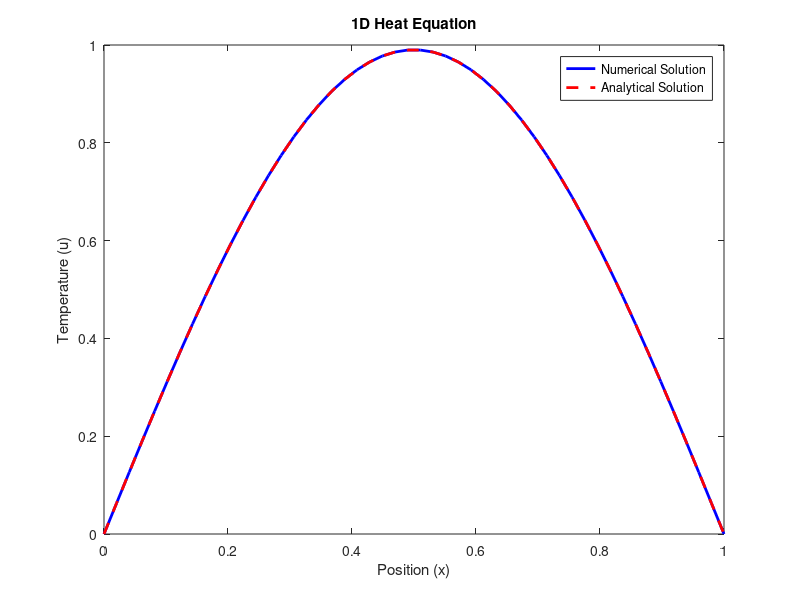

This chart was generated by the following MATLAB code:
% 1D Heat Equation Solver (Explicit Finite Difference Method)
L = 1; 
T = 0.1; 
alpha = 0.01; 
Nx = 50; 
Nt = 500; 
dx = L / (Nx - 1); 
dt = T / Nt; 
x = linspace(0, L, Nx);

u = sin(pi * x);
u_new = u; 
analytical_solution = @(x, t) exp(-pi^2 * alpha * t) * sin(pi * x);

for n = 1:Nt
    for i = 2:Nx-1
        u_new(i) = u(i) + alpha * dt / dx^2 * (u(i+1) - 2*u(i) + u(i-1));
    end
    u = u_new; 
    u(1) = 0; 
    u(end) = 0;
end

figure;
plot(x, u, 'b', 'LineWidth', 2); 
hold on; 
plot(x, analytical_solution(x, T), 'r--', 'LineWidth', 2); 
title('1D Heat Equation'); 
xlabel('Position (x)'); 
ylabel('Temperature (u)'); 
legend('Numerical Solution', 'Analytical Solution');
